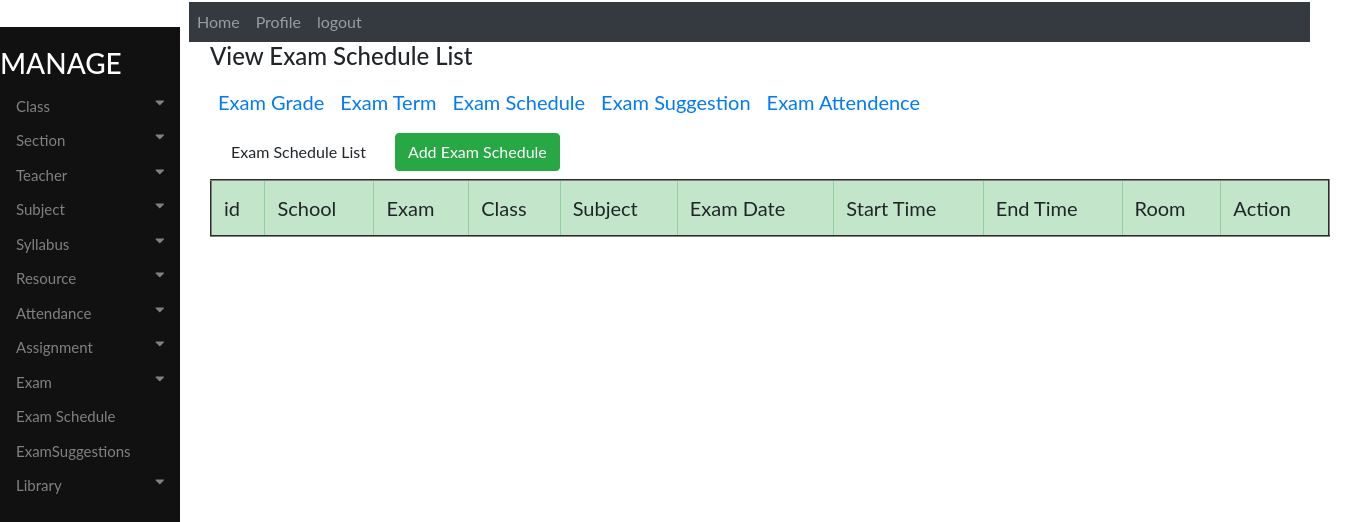
The page /accounts/viewexamschedule on the database as committed earlier.
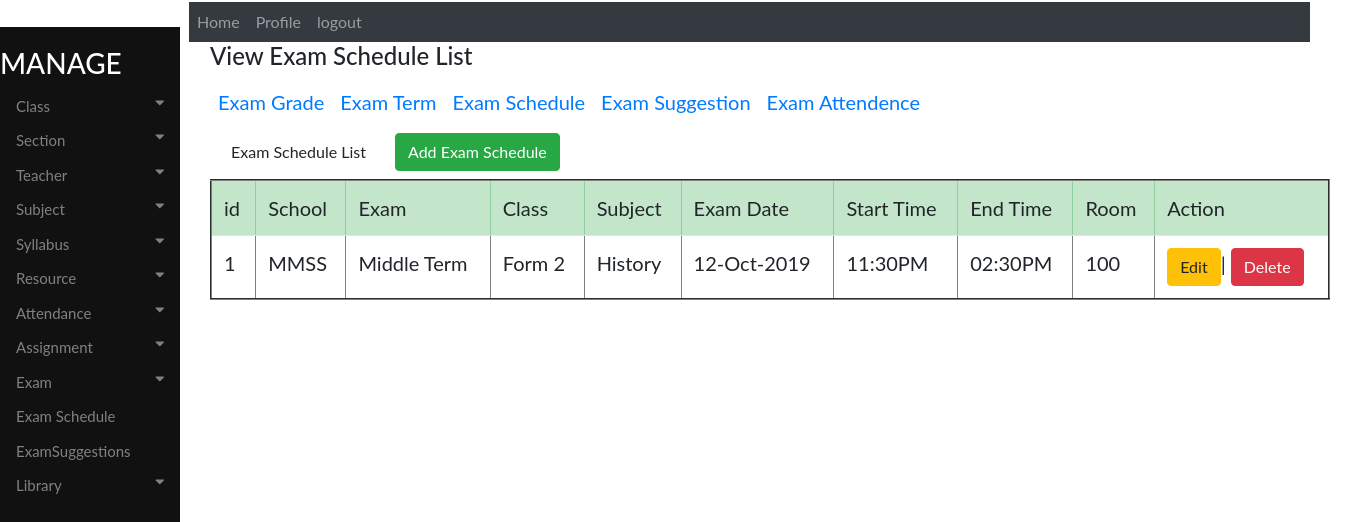
The same page on the database as committed later.
### accounts/models.py (models this page shows, shortened)
class ExamSchedule(models.Model):
    School = models.CharField(max_length=130)
    Exam = models.ForeignKey(ExamTerm, on_delete=models.PROTECT, blank=True, null=True)
    Class = models.ForeignKey(Classinformation, on_delete=models.PROTECT, blank=True, null=True)
    Subject = models.ForeignKey(Subjects, on_delete=models.PROTECT, blank=True, null=True)
    ExamDate = models.CharField(max_length=130)
    StartTime = models.CharField(max_length=130)
    EndTime = models.CharField(max_length=130)
    RoomNumber =  models.CharField(max_length=100, blank=True)
    Notes =  models.TextField(max_length=150, blank=True)

class ExamTerm(models.Model):
    School = models.CharField(max_length=130)
    ExamTitle =  models.CharField(max_length=130)
    StartDate = models.CharField(max_length=130)
    Notes =  models.TextField(max_length=200, blank=True)
    def __str__(self):
        return self.ExamTitle

class Classinformation(models.Model):
    ClassName = models.CharField(max_length=130)
    ClassTeacher = models.CharField(max_length=30, blank=True)
    TotalStudents = models.CharField(max_length=30, blank=True)
    NumberOfSections = models.CharField(max_length=30, blank=True)
    def __str__(self):
        return self.ClassName

class Subjects(models.Model):
    choices = (
    ('Compulsory','Compulsory'),('Options','Options')
    )
    Subjectname = models.CharField(max_length=130)
    Subjectcode = models.CharField(max_length=130)
    Author = models.CharField(max_length=130)
    Class = models.ForeignKey(Classinformation, on_delete=models.PROTECT, blank=True, null=True)
    SubjectTeacher = models.ForeignKey(Teacher, on_delete=models.PROTECT, blank=True, null=True)
    Type = models.CharField(max_length=130, choices=choices, blank=False)
    OtherNotes = models.TextField(max_length=200, blank=True)
    def __str__(self):
        return self.Subjectname

### accounts/views.py (the view)
def viewexamschedule(request):
    all_info = ExamSchedule.objects.all()
    context={'all_info':all_info}
    return render(request, 'accounts/viewexamschedule.html', context)

### accounts/templates/accounts/viewexamschedule.html
{% extends 'base.html' %}
{% block body %}
<div class="container" style="margin-left: 200px;font-size: 20px; padding: 0px 10px;">
<h4>View Exam Schedule List</h4>
<nav class="nav navbar-expand">
  <ul class="navbar-nav mr-auto">
    <li class="nav-item">
    <a class="nav-link" href="{% url 'viewexamgrade' %}">Exam Grade</a>
    </li>
    <li class="nav-item">
    <a class="nav-link" href="{% url 'viewexamterm' %}">Exam Term</a>
    </li>
    <li class="nav-item">
    <a class="nav-link" href="#">Exam Schedule</a>
    </li>
    <li class="nav-item">
    <a class="nav-link" href="#">Exam Suggestion</a>
    </li>
    <li class="nav-item">
    <a class="nav-link" href="#">Exam Attendence</a>
    </li>
  </ul>
</nav>
<nav class="nav navbar-expand" style="float:left">
  <ul class="navbar-nav mr-auto">
    <li class="nav-item">
      <a class="nav-link" href="#"><button class="btn btn-default"> Exam Schedule List</button></a>
    </li>
    <li class="nav-item">
      <a class="nav-link" href="{% url 'addexamschedule' %}"><button class="btn btn-success">Add Exam Schedule</button></a>
    </li>
  </ul>
</nav>
<br>
<table class="table table-hover" border="2">
   <thead class="table-success">
    <tr>
         <td>id</td>
         <td>School</td>
         <td>Exam </td>
         <td>Class</td>
         <td>Subject</td>
         <td>Exam Date</td>
         <td>Start Time</td>
         <td>End Time</td>
         <td>Room</td>
         <td>Action</td>
     </tr>
   </thead>
   <tbody>
     {% if all_info %}
     {% for item in all_info %}
     <tr>
       <td>{{ item.id}}</td>
       <td>{{ item.School}}</td>
       <td>{{ item.Exam}}</td>
       <td>{{ item.Class}}</td>
       <td>{{ item.Subject}}</td>
         <td>{{ item.ExamDate}}</td>
         <td>{{ item.StartTime}}</td>
         <td>{{ item.EndTime}}</td>
         <td>{{ item.RoomNumber}}</td>
       <td><a href="{% url 'editexamschedule' pk=item.id  %}" >
         <button class="btn btn-warning">Edit</button></a>|
         <a href="{% url 'deleteexamschedule' pk=item.id %}" >
           <button class="btn btn-danger">Delete</button></a>
       </td>
        {% endfor %}
     </tr>
     {% endif %}
   </tbody>
</table>
</div>
{% endblock %}

Rows that differ between the two databases and show on the page:
added ExamSchedule: id "1", School "MMSS", Exam "Middle Term", Class "Form 2", Subject "History", ExamDate "12-Oct-2019", StartTime "11:30PM", EndTime "02:30PM", RoomNumber "100"
